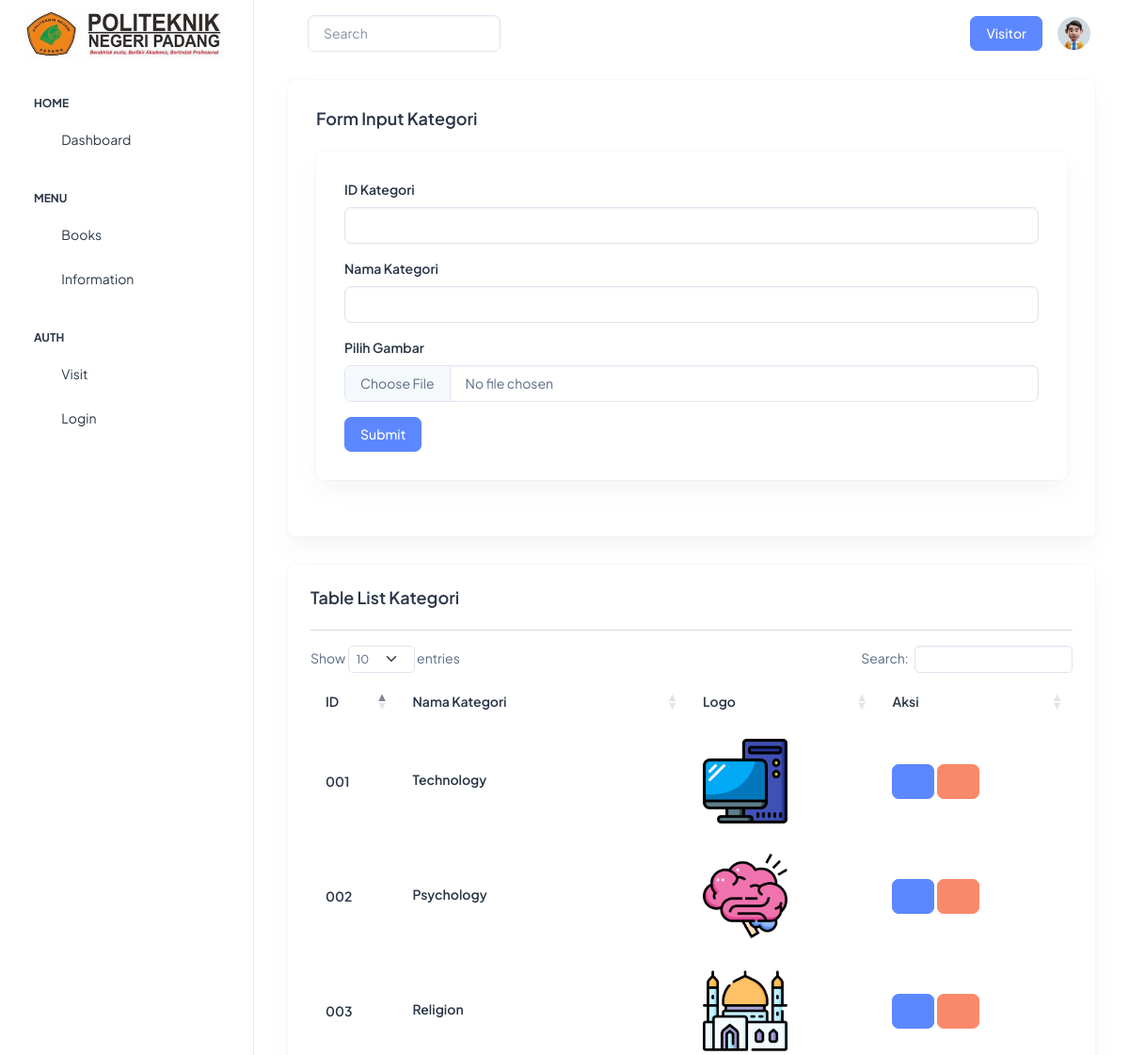
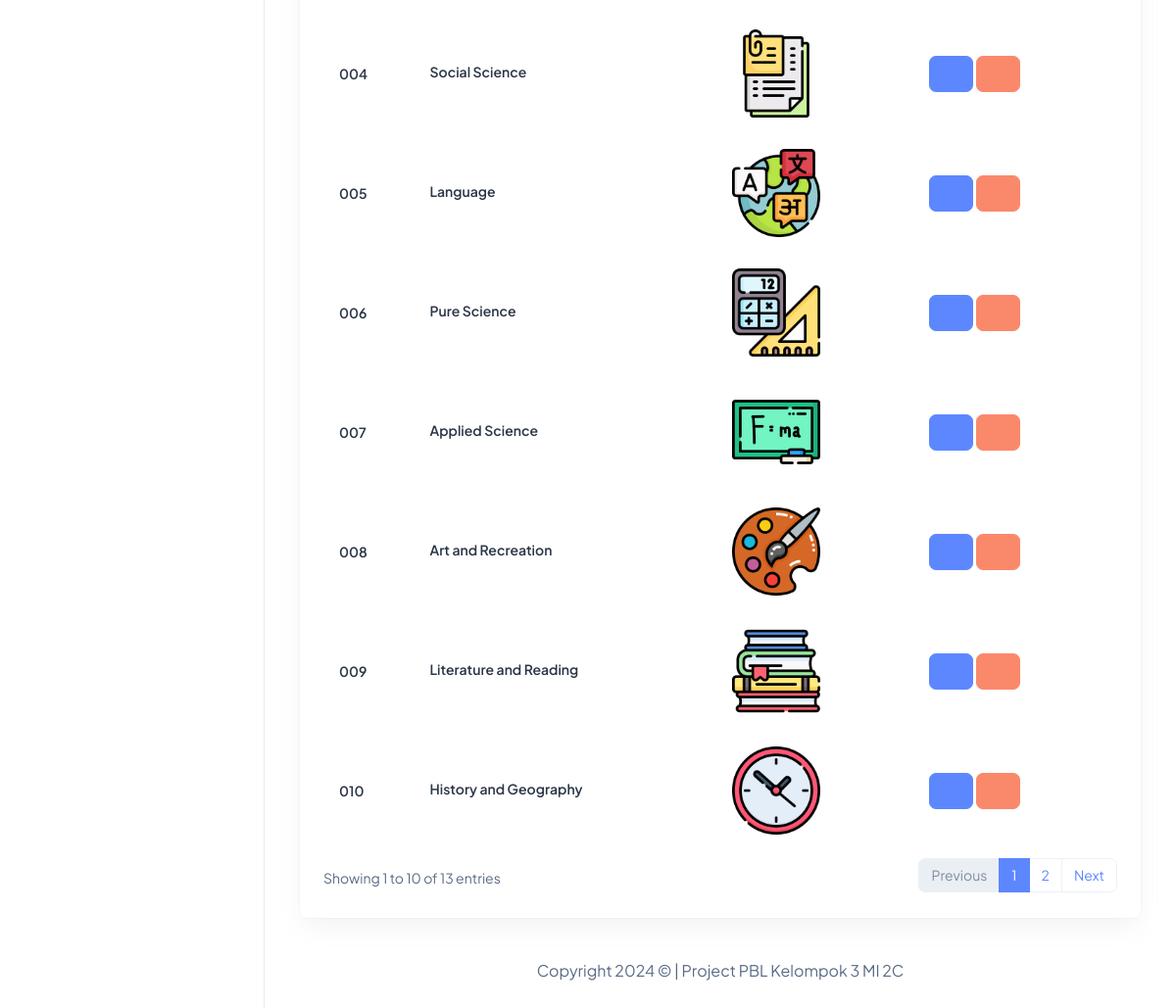
The app's page /?page=input&aksi=kategori with its own data (2 pictures, top to bottom).
### tables this page shows
CREATE TABLE `categories` (
  `id_kategori` varchar(20) NOT NULL,
  `nama_kategori` varchar(100) NOT NULL,
  `photo` varchar(100) NOT NULL,
  `nomor_kategori` int(11) NOT NULL
);

### input.php (the view, shortened to what this page needs)
<?php
$aksi = isset($_GET['aksi']) ? $_GET['aksi'] : 'list';
switch ($aksi) {
  case 'kategori':
    ?>
    <div class="container-fluid">
      <div class="container-fluid">
        <div class="card">
          <div class="card-body">
            <h5 class="card-title fw-semibold mb-4">Form Input Kategori</h5>
            <div class="card">
              <div class="card-body">
                <form action="proses_input.php?proses=insert_kategori" method="post" enctype="multipart/form-data">
                  <div class="mb-3">
                    <label class="form-label">ID Kategori</label>
                    <input class="form-control" name="id_kategori">
                  </div>
                  <div class="mb-3">
                    <label class="form-label">Nama Kategori</label>
                    <input class="form-control" name="nama_kategori">
                  </div>
                  <div class="mb-3">
                    <label for="inputKode" class="form-label">Pilih Gambar</label>
                    <div>
                      <input type="file" class="form-control" id="photo" name="photo" accept="image/*">
                    </div>
                  </div>
                  <button type="submit" class="btn btn-primary">Submit</button>
                </form>
              </div>
            </div>
          </div>
        </div>
        <div class="col-lg-12 d-flex align-items-stretch">
          <div class="card w-100">
            <div class="card-body p-4">
              <h5 class="card-title fw-semibold mb-4">Table List Kategori</h5>
              <hr>
              <div class="table-responsive">
                <table class="table text-nowrap mb-0 align-middle" id="example">
                  <thead class="text-dark fs-4">
                    <tr>
                      <th class="border-bottom-0">
                        <h6 class="fw-semibold mb-0">ID</h6>
                      </th>
                      <th class="border-bottom-0">
                        <h6 class="fw-semibold mb-0">Nama Kategori</h6>
                      </th>
                      <th class="border-bottom-0">
                        <h6 class="fw-semibold mb-0">Logo</h6>
                      </th>
                      <th class="border-bottom-0">
                        <h6 class="fw-semibold mb-0">Aksi</h6>
                      </th>
                    </tr>
                  </thead>
                  <tbody>
                    <?php
                    $query = "SELECT * FROM categories";
                    $result = $db->query($query);
                    foreach ($result as $row): ?>
                      <tr>
                        <td class="border-bottom-0">
                          <h6 class="fw-semibold mb-0">
                            <?= $row['id_kategori'] ?>
                          </h6>
                        </td>
                        <td class="border-bottom-0">
                          <h6 class="fw-semibold mb-1">
                            <?= $row['nama_kategori'] ?>
                          </h6>
                        </td>
                        <td class="border-bottom-0">
                          <p class="mb-0 fw-normal"><img src="assets/images/logos/<?= $row['photo'] ?>" alt="Gambar"
                              width="90"></p>
                        </td>
                        <td class="border-bottom-0">
                          <a class="btn btn-primary ti ti-pencil" role="button" data-bs-toggle="modal"
                            data-bs-target="#exModal<?= $row['id_kategori'] ?>"></a>
                          <a class="btn btn-danger ti ti-trash" onclick="return confirm('Apakah yakin menghapusnya?')"
                            href="proses_input.php?proses=delete_kategori&id_kategori=<?= $row['id_kategori'] ?>">
                          </a>
                        </td>
                      </tr>
                    <?php endforeach ?>
                  </tbody>
                </table>
              </div>
            </div>
          </div>
        </div>
        <footer>
          <div class="py-6 px-6 text-center">
            <p class="mb-0 fs-4">Copyright
              <?= date("Y") ?> &copy; | Project PBL Kelompok 3 MI 2C
            </p>
          </div>
        </footer>
      </div>
    </div>
    <?php
    break;
    ?>
    <?php
}
?>

### index.php (shortened to what this page needs)
<?php
include 'koneksi.php';
?>
<!doctype html>
<html lang="en">
<head>
  <link rel="stylesheet" href="assets/css/styles.min.css" />
  <link href="https://cdn.datatables.net/1.13.7/css/dataTables.bootstrap5.min.css" rel="stylesheet">
</head>
<body>
  <div class="page-wrapper" id="main-wrapper" data-layout="vertical" data-navbarbg="skin6" data-sidebartype="full"
    data-sidebar-position="fixed" data-header-position="fixed">
    <aside class="left-sidebar">
      <div>
        <div class="brand-logo d-flex align-items-center justify-content-between">
          <a href="index.php" class="text-nowrap logo-img">
            <img src="assets/images/logos/pnpl.jpg" width="215" height="55" alt="" />
          </a>
        </div>
        <nav class="sidebar-nav scroll-sidebar" data-simplebar="">
          <ul id="sidebarnav">
            <li class="nav-small-cap">
              <span class="hide-menu">Home</span>
            </li>
            <li class="sidebar-item">
              <a class="sidebar-link" href="index.php" aria-expanded="false">
                <span>
                  <i class="ti ti-layout-dashboard"></i>
                </span>
                <span class="hide-menu">Dashboard</span>
              </a>
            </li>
            <li class="nav-small-cap">
              <span class="hide-menu">MENU</span>
            </li>
          <div class="navbar-collapse justify-content-end px-0" id="navbarNav">
            <ul class="ms-auto align-items-center justify-content-end">
            <?php
            if (isset($_SESSION['login'])) {
              echo '
              <li class="sidebar-item dropdown">
                <a class="sidebar-link " href="javascript:void(0)" id="drop2" data-bs-toggle="dropdown"
                  aria-expanded="false">
                  <span>
                    <i class="ti ti-books"></i>
                  </span>
                <span class="hide-menu">Books</span>
                </a>
                <div class="dropdown-menu dropdown-menu-end dropdown-menu-animate-up" aria-labelledby="drop2">
                  <div class="message-body">
                    <a href="index.php?page=booklist" class="d-flex align-items-center gap-2 dropdown-item">
                      <i class="ti ti-book-2 fs-6"></i>
                      <p class="mb-0 fs-3">List Buku</p>
                    </a>
                    <a href="?page=input&aksi=kategori" class="d-flex align-items-center gap-2 dropdown-item">
                      <i class="ti ti-category-2 fs-6"></i>
                      <p class="mb-0 fs-3">Kategori Buku</p>
                    </a>
                    <a href="?page=input&aksi=pengarang" class="d-flex align-items-center gap-2 dropdown-item">
                    <i class="ti ti-notebook fs-6"></i>
                    <p class="mb-0 fs-3">Pengarang Buku</p>
                  </a>
                  <a href="?page=input&aksi=penerbit" class="d-flex align-items-center gap-2 dropdown-item">
                  <i class="ti ti-building-community fs-6"></i>
                  <p class="mb-0 fs-3">Penerbit Buku</p>
                </a>
                  </div>
                </div>
              </li>
              ';
            }else{
              echo'</ul>
              </div>
                <li class="sidebar-item">
                  <a class="sidebar-link" href="index.php?page=booklist" aria-expanded="false">
                    <span>
                      <i class="ti ti-books"></i>
                    </span>
                    <span class="hide-menu">Books</span>
                  </a>
                </li>';
            }
            ?>
            <li class="sidebar-item">
              <a class="sidebar-link" href="index.php?page=information" aria-expanded="false">
                <span>
                  <i class="ti ti-alert-triangle"></i>
                </span>
                <span class="hide-menu">Information</span>
              </a>
            </li>
            <?php
            if (!isset($_SESSION['login'])) {
              echo '<li class="nav-small-cap">
              <i class="ti ti-dots nav-small-cap-icon fs-4"></i>
              <span class="hide-menu">AUTH</span>
            </li>
            <li class="sidebar-item">
              <a class="sidebar-link" href="visit.php" aria-expanded="false">
                <span>
                  <i class="ti ti-mood-happy"></i>
                </span>
                <span class="hide-menu">Visit</span>
              </a>
            </li>
            <li class="sidebar-item">
              <a class="sidebar-link" href="login.php" aria-expanded="false">
                <span>
                  <i class="ti ti-login"></i>
                </span>
                <span class="hide-menu">Login</span>
              </a>
            </li>';
            }
            ?>
          </ul>
        </nav>
      </div>
    </aside>
    <div class="body-wrapper">
      <header class="app-header">
        <nav class="navbar navbar-expand-lg navbar-light">
          <ul class="navbar-nav">
            <li class="nav-item">
              <a class="nav-link nav-icon-hover" href="javascript:void(0)">
              </a>
            </li>
          </ul>
          <form class="form-outline" method="POST" action="proses_search.php">
            <input type="search" name="query" class="form-control" placeholder="Search" aria-label="Search">
          </form>
          <div class="navbar-collapse justify-content-end px-0" id="navbarNav">
            <ul class="navbar-nav flex-row ms-auto align-items-center justify-content-end">
              <?php
              if (isset($_SESSION['login'])) {
                $result = $db->query("SELECT * FROM user WHERE email = '$_SESSION[email]'");
                $row = $result->fetch_assoc();
                echo '<a class="btn btn-primary">' . $row['nama'] . '</a>';
                echo '<li class="nav-item dropdown">
                      </li>';
              } else {
                echo '<a class="btn btn-primary">Visitor</a>';
              }
              ?>
              <?php
              if (isset($_SESSION['login'])) {
                $result = $db->query("SELECT * FROM user WHERE email = '$_SESSION[email]'");
                $row = $result->fetch_assoc();
                echo '<li class="nav-item dropdown">
                <a class="nav-link nav-icon-hover" href="javascript:void(0)" id="drop2" data-bs-toggle="dropdown"
                  aria-expanded="false">
                  <img src="assets/images/profile/' . $row['photo']. '" alt="" width="35" height="35" class="rounded-circle">
                </a>';
              } else {
                echo '<li class="nav-item dropdown">
                <a class="nav-link nav-icon-hover" href="javascript:void(0)" id="drop2" data-bs-toggle="dropdown"
                  aria-expanded="false">
                  <img src="assets/images/profile/user-1.jpg" alt="" width="35" height="35" class="rounded-circle">
                </a>';
              }
              ?>
              </li>
            </ul>
          </div>
        </nav>
      </header>
      <?php
      $p = isset($_GET['page']) ? $_GET['page'] : 'home';
      if ($p == 'input')
        include 'input.php';
      ?>
</body>
</html>

### records on screen
categories: id_kategori "001", nama_kategori "Technology", photo (picture)
categories: id_kategori "002", nama_kategori "Psychology", photo (picture)
categories: id_kategori "003", nama_kategori "Religion", photo (picture)
categories: id_kategori "004", nama_kategori "Social Science", photo (picture)
categories: id_kategori "005", nama_kategori "Language", photo (picture)
categories: id_kategori "006", nama_kategori "Pure Science", photo (picture)
categories: id_kategori "007", nama_kategori "Applied Science", photo (picture)
categories: id_kategori "008", nama_kategori "Art and Recreation", photo (picture)
categories: id_kategori "009", nama_kategori "Literature and Reading", photo (picture)
categories: id_kategori "010", nama_kategori "History and Geography", photo (picture)
